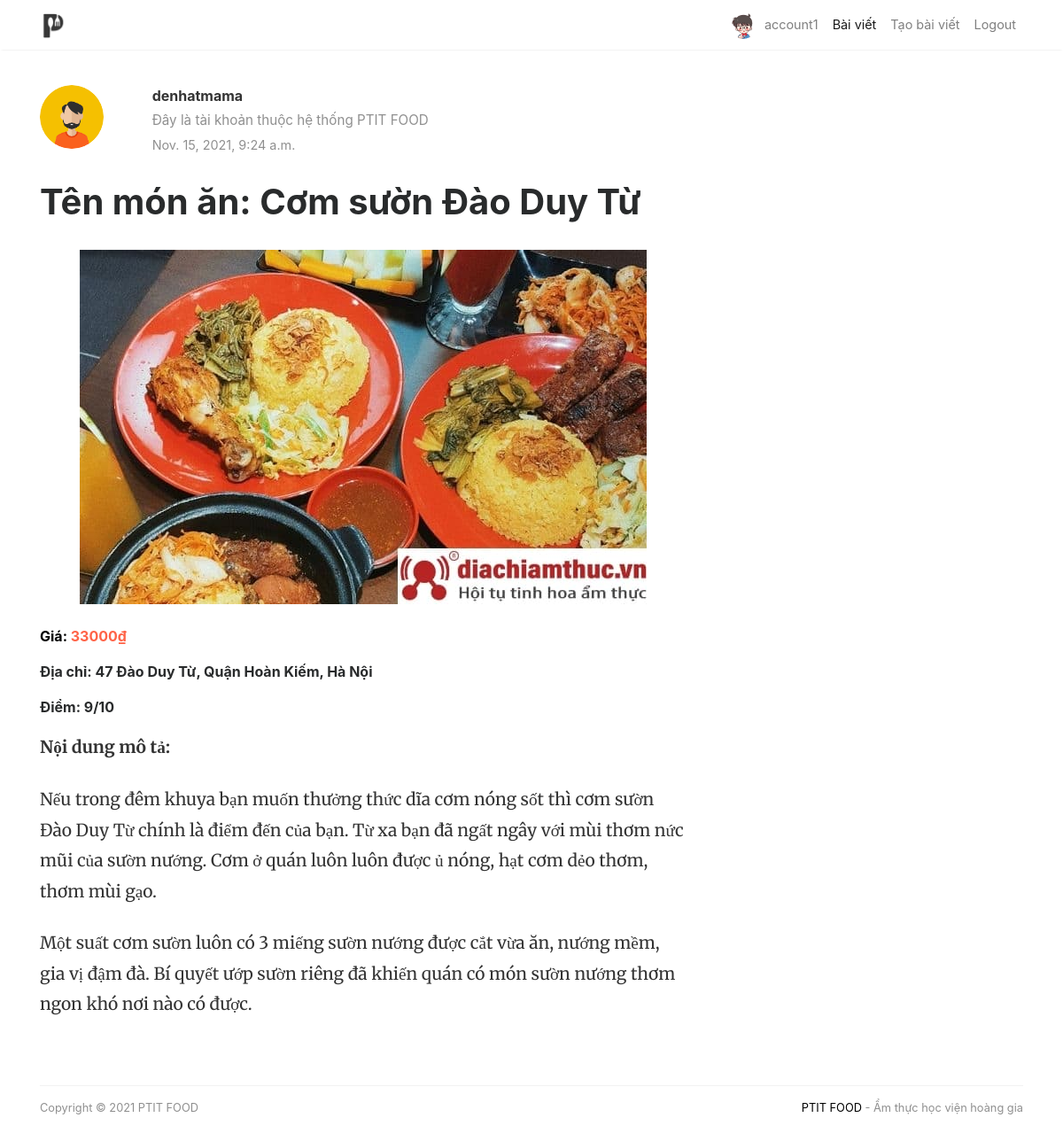
The app's page /post/2/ (signed in) with its own data.
### blog_foods/models.py (models this page shows, shortened)
class UpProfile(models.Model):
    user = models.ForeignKey(User, on_delete=models.CASCADE)
    image_user = models.ImageField(upload_to='image_user', default = 'blank-profile-picture.png')
    Facebook = models.CharField(max_length = 100)
    Instagram = models.CharField(max_length = 100)
    summary_user = models.CharField(max_length = 1000)

class Post(models.Model):
    user = models.CharField(max_length = 100)
    image = models.ImageField(null = True,blank=True,upload_to = 'images/')
    caption = models.CharField(max_length= 100)
    summary = RichTextField(blank=True)
    address = models.CharField(max_length=200)
    created_at = models.DateTimeField(default=datetime.now)
    no_of_like = models.IntegerField(default=0)
    rate = models.IntegerField(
        default=1,
        validators=[
            MaxValueValidator(10),
            MinValueValidator(0)
        ]
    )
    description = RichTextField(blank=True)
    price = models.IntegerField(
    default=1,
    validators=[
        MinValueValidator(1)
    ]
    )
    posted_by = models.ForeignKey(settings.AUTH_USER_MODEL, null=True,
        verbose_name="posted by", on_delete=models.SET_NULL)

### blog_foods/views.py (the view)
# urls.py: path('post/<int:pk>/', views.post, name='post'),
def post(request, pk):
    post = get_object_or_404(Post, pk=pk)
    num = Post.objects.get(id=pk).posted_by_id
    up = UpProfile.objects.all()
    if UpProfile.objects.filter(user_id=num).exists():
        UpdateProfile = get_object_or_404(UpProfile, user_id=num)
        Temp = 1
        return render(request, 'post.html', {'UpdateProfile': UpdateProfile, 'Temp':Temp, 'post' : post, 'up': up})
    else:
        Temp = 0
        return render(request, 'post.html', {'Temp':Temp, 'post' : post, 'up': up})

### blog_foods/templates/post.html (shortened to what this page needs)
{% load static %}
<!DOCTYPE html>
<html lang="en">
<head>
	<link href="{% static 'css/mediumish.css' %}" rel="stylesheet">
	<link href="https://maxcdn.bootstrapcdn.com/font-awesome/4.7.0/css/font-awesome.min.css" rel="stylesheet">
	<link href="{% static 'css/bootstrap.min.css' %}" rel="stylesheet">
</head>
<body>
	<nav class="navbar navbar-toggleable-md navbar-light bg-white fixed-top mediumnavigation">
		<div class="container">
			<a class="navbar-brand" href="/">
				<img src="{% static 'img/logofoodreview.png' %}" alt="logo">
			</a>
			<div class="collapse navbar-collapse" id="navbarsExampleDefault">
				<ul class="navbar-nav ml-auto">
					{% if user.is_authenticated %}
					<li class="nav-item">
						{% for i in up %}
							{% if request.user.id == i.user.id %}
								<a href="{% url 'blog_foods:author' request.user.id %}"><img style = "width: 30px; height: 30px; float: none ;margin-right: -3px; border-radius: 100%;" class="author-thumb"src="{{ i.image_user.url }}"alt="Sal"></a>
							{% endif %}
						{% endfor %}
						<a class="nav-link" style="display: inline-block;" href="{% url 'blog_foods:author' request.user.id %}">{{user.username}}</a>
					</li>
					{% endif %}
					<li class="nav-item active">
						<a class="nav-link" href="/">Bài viết <span class="sr-only">(current)</span></a>
					</li>
					{% if user.is_authenticated %}
					<li class="nav-item">
						<a class="nav-link" href="/create">Tạo bài viết</a>
					</li>
					<li class="nav-item">
						<a class="nav-link" href="{% url 'logout' %}">Logout</a>
					</li>
					{% endif%}
				</ul>
			</div>
		</div>
	</nav>
	<div class="container">
		<div class="row">
			<div class="col-md-8 col-md-offset-2 col-xs-12">
				<div class="mainheading">
					<div class="row post-top-meta">
						<div class="col-md-2">
							<a href="{% url 'blog_foods:author' post.posted_by_id %}"><img class="author-thumb"
									src="{{ UpdateProfile.image_user.url }}"
									alt="Sal"></a>
						</div>
						<div class="col-md-10" style="display: grid;">
							<a style="text-decoration: none;" class="link-dark" href="{% url 'blog_foods:author' post.posted_by_id %}"><strong>{{post.posted_by}}</strong></a>
							{% if Temp == 1 %}
								<span class="author-description">{{ UpdateProfile.summary_user }}</span>
							{% elif Temp == 0 %}
								<span class="author-description">Đây là tài khoản thuộc hệ thống PTIT FOOD</span>
							{% endif%}
							<span class="post-date">{{post.created_at}}</span></span></span>
						</div>
					</div>
					<h1 class="posttitle">Tên món ăn: {{post.caption}}</h1>
				</div>
				<div class="form-group">
					<img class="featured-image img-fluid" src="{{post.image.url}}" alt="">
					<p style="color: tomato;"><strong style="color: black;">Giá: </strong><strong>{{post.price}}₫</strong></p>
					<p><strong>Địa chỉ: {{post.address}} </strong></p>
					<p><strong>Điểm: {{post.rate}}/10</strong></p>
				</div>
				<div class="article-post">
					<p><strong>Nội dung mô tả: </strong>{{post.description|safe}}</p>
				</div>
			</div>
		</div>
	</div>
	<div class="container">
		<div class="footer">
			<p class="pull-left">
				Copyright &copy; 2021 PTIT FOOD
			</p>
			<p class="pull-right">
				<a target="_blank" href="/" style="text-decoration: none; color: black;">PTIT FOOD</a> - Ẩm thực học viện hoàng gia
			</p>
			<div class="clearfix">
			</div>
		</div>
	</div>
</body>
</html>

### static/css/mediumish.css (style rules this page uses)
body { padding-top:5rem; }
.mainheading { padding:1rem 0rem; }
a { color:#00ab6b; }
a,a:hover { transition:all 0.2s; }
.mediumnavigation { background:rgba(255,255,255,.97); box-shadow:0 2px 2px -2px rgba(0,0,0,.15); }
@media (min-width:992px) { .navbar-toggleable-md .navbar-nav .nav-link { padding-right:.7rem; padding-left:.7rem; } }
.author-thumb { width:40px; height:40px; float:left; margin-right:13px; border-radius:100%; }
.post-top-meta { margin-bottom:2rem; }
.post-top-meta .author-thumb { width:72px; height:72px; }
.post-top-meta span { font-size:0.9rem; color:rgba(0,0,0,.44); display:inline-block; }
.post-top-meta .author-description { margin-bottom:5px; margin-top:5px; font-size:0.95rem; }
span.post-name,span.post-date,span.author-meta { display:inline-block; }
span.post-date,span.post-read { color:rgba(0,0,0,.44); }
.mediumnavigation .navbar-brand { font-weight:500; }
.mediumnavigation .nav-item,.dropdown-menu { font-size:0.9rem; }
.mediumnavigation .navbar-brand img { max-height:30px; margin-right:5px; }
.mainheading h1.posttitle { font-weight:700; margin-bottom:1rem; }
.footer { border-top:1px solid rgba(0,0,0,.05)!important; padding-top:15px; padding-bottom:12px; font-size:0.8rem; color:rgba(0,0,0,.44); margin-top:50px; }
.link-dark { color:rgba(0,0,0,.8); }
.article-post { font-family:Merriweather; font-size:1.2rem; line-height:1.8; color:rgba(0,0,0,.8); }
.article-post p,.article-post blockquote { margin:0 0 1.5rem 0; }
.featured-image { display:block; margin:0px auto; margin-bottom:1.5rem; }

### records on screen
UpProfile: image_user (picture)
UpProfile: image_user (picture), summary_user "Đây là tài khoản thuộc hệ thống PTIT FOOD"
Post: posted_by "denhatmama", created_at "Nov. 15, 2021, 9:24 a.m.", caption "Cơm sườn Đào Duy Từ", image (picture), price "33000", address "47 Đào Duy Từ, Quận Hoàn Kiếm, Hà Nội", rate "9", description "Nếu trong đêm khuya bạn muốn thưởng thức dĩa cơm nóng sốt thì cơm sườn Đào Duy Từ chính là điểm đến của bạn. Từ xa bạn đã ngất ngây với mùi thơm nức mũi của sườn nướng. Cơm ở quán luôn luôn được ủ nóng, hạt cơm dẻo thơm, thơm mùi gạo. Một suất cơm sườn luôn có 3 miếng sườn nướng được cắt vừa ăn, nướng mềm, gia vị đậm đà. Bí quyết ướp sườn riêng đã khiến quán có món sườn nướng thơm ngon khó nơi nào có được."

### other values on screen
{{ user.username }} "account1"
